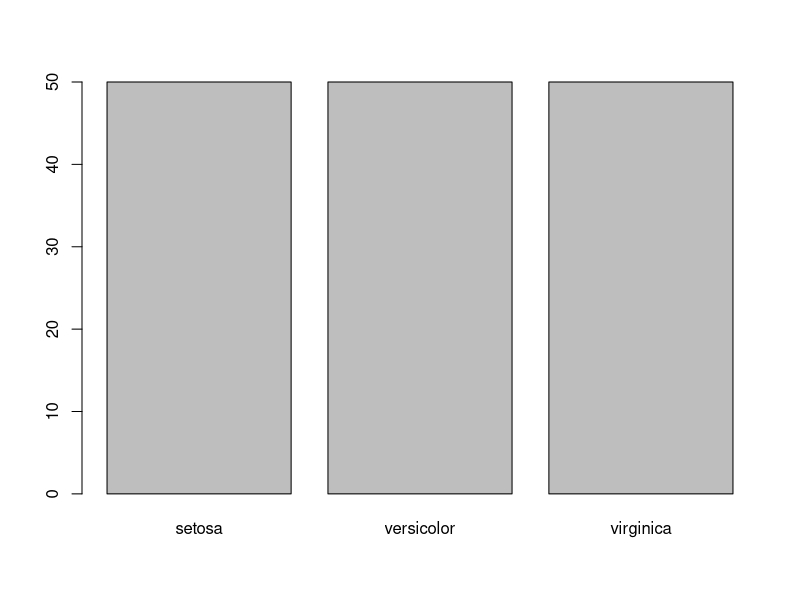
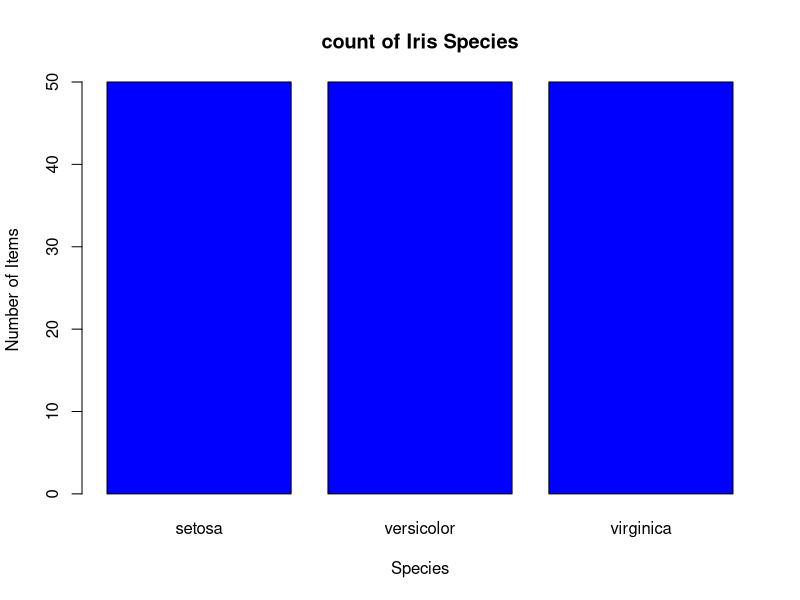
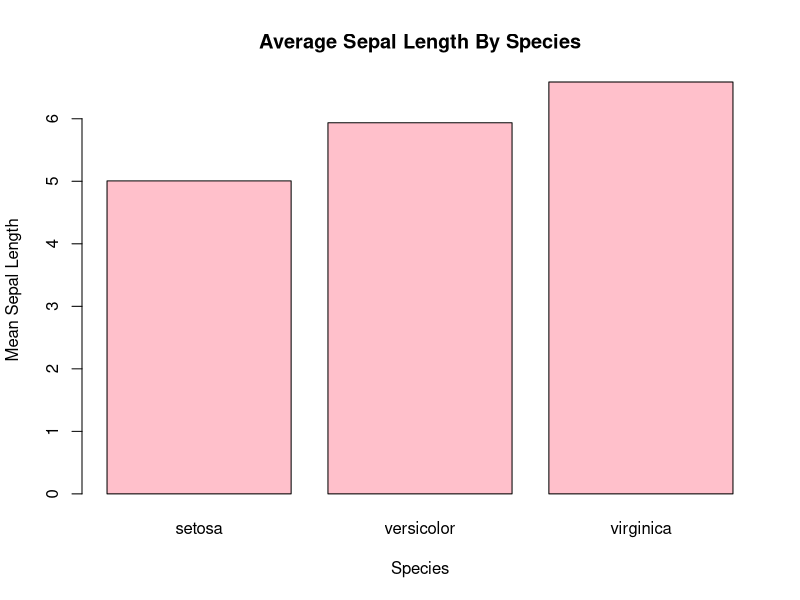
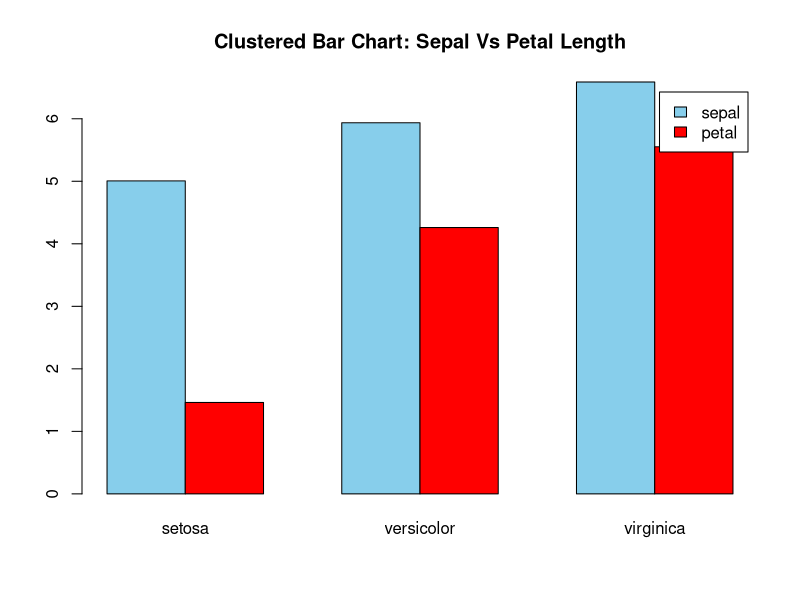
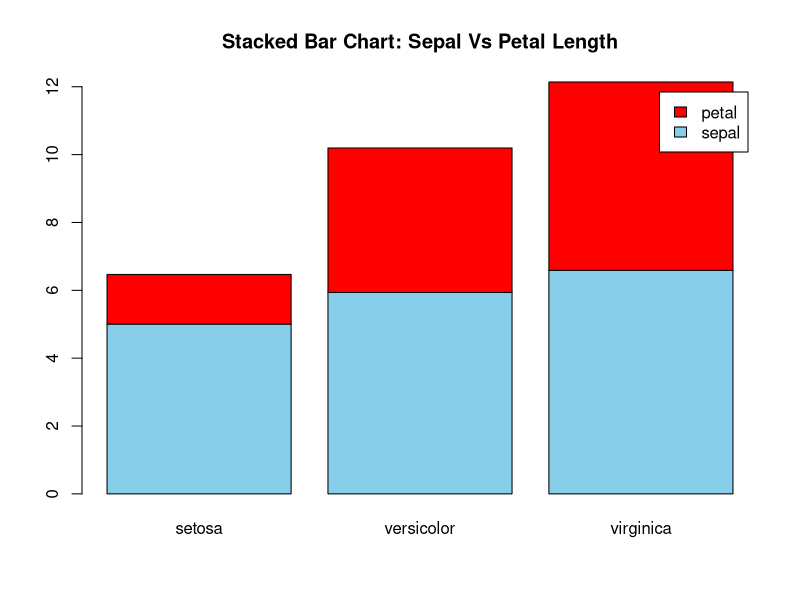

The R script that drew these images, in order:
# Load Dataset
data("iris")

# Inspect the Data
?iris
head(iris, 3)
str(iris)
class(iris)

# very Basic Bar Chart
# Count Of Each Species
# To see the Data in the column "Species"
iris$Species
View(iris)

# plot iris
# plotting a bar chart
barplot(
  table(iris$Species)
)

# labeled bar chart
barplot(
  table(iris$Species),
  main = "count of Iris Species",
  xlab = "Species",
  ylab = "Number of Items",
  col = "blue"
)

# Add title, axis label and color
# Bar chart from Aggregate Data
# Using Mean Sepal length per species
mean_sepal <- tapply(iris$Sepal.Length, iris$Species, mean)
mean_sepal

barplot(
  mean_sepal,
  col = "pink",
  main = "Average Sepal Length By Species",
  xlab = "Species",
  ylab = "Mean Sepal Length"
)

# grouped bar chart
# compare sepal and petal Length (Mean)
group_means <- rbind(
  sepal = tapply(iris$Sepal.Length, iris$Species, mean),
  petal = tapply(iris$Petal.Length, iris$Species, mean)
)
group_means

# Grouped (Clustered) Bar Chart
barplot(
  group_means,
  beside = TRUE,
  col = c("skyblue", "red"),
  legend.text = TRUE,
  main = "Clustered Bar Chart: Sepal Vs Petal Length"
)

# Grouped (Stacked) Bar Chart
barplot(
  group_means,
  beside = FALSE,
  col = c("skyblue", "red"),
  legend.text = TRUE,
  main = "Stacked Bar Chart: Sepal Vs Petal Length"
)

